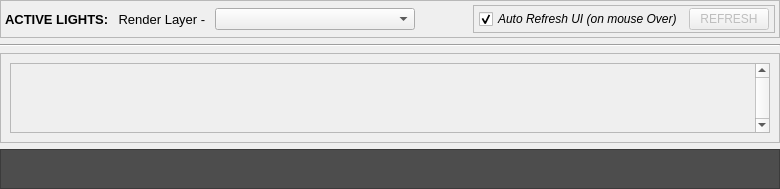
           <widget class="QWidget" name="wgMain" native="true">
            <property name="enabled">
             <bool>true</bool>
            </property>
            <property name="sizePolicy">
             <sizepolicy hsizetype="Maximum" vsizetype="Expanding">
              <horstretch>0</horstretch>
              <verstretch>0</verstretch>
             </sizepolicy>
            </property>
            <property name="maximumSize">
             <size>
              <width>780</width>
              <height>16777215</height>
             </size>
            </property>
            <property name="layoutDirection">
             <enum>Qt::LeftToRight</enum>
            </property>
            <layout class="QVBoxLayout" name="verticalLayout_4">
             <property name="spacing">
              <number>6</number>
             </property>
             <property name="leftMargin">
              <number>0</number>
             </property>
             <property name="topMargin">
              <number>0</number>
             </property>
             <property name="rightMargin">
              <number>0</number>
             </property>
             <property name="bottomMargin">
              <number>0</number>
             </property>
             <item>
              <widget class="QFrame" name="frLayer">
               <property name="sizePolicy">
                <sizepolicy hsizetype="Fixed" vsizetype="Fixed">
                 <horstretch>0</horstretch>
                 <verstretch>0</verstretch>
                </sizepolicy>
               </property>
               <property name="minimumSize">
                <size>
                 <width>0</width>
                 <height>30</height>
                </size>
               </property>
               <property name="maximumSize">
                <size>
                 <width>780</width>
                 <height>60</height>
                </size>
               </property>
               <property name="layoutDirection">
                <enum>Qt::LeftToRight</enum>
               </property>
               <property name="styleSheet">
                <string notr="true"/>
               </property>
               <property name="frameShape">
                <enum>QFrame::StyledPanel</enum>
               </property>
               <property name="frameShadow">
                <enum>QFrame::Raised</enum>
               </property>
               <layout class="QHBoxLayout" name="horizontalLayout_3">
                <property name="spacing">
                 <number>0</number>
                </property>
                <property name="leftMargin">
                 <number>4</number>
                </property>
                <property name="topMargin">
                 <number>4</number>
                </property>
                <property name="rightMargin">
                 <number>4</number>
                </property>
                <property name="bottomMargin">
                 <number>4</number>
                </property>
                <item>
                 <layout class="QHBoxLayout" name="layoutLayer">
                  <property name="spacing">
                   <number>0</number>
                  </property>
                  <item>
                   <widget class="QLabel" name="lblActive">
                    <property name="enabled">
                     <bool>true</bool>
                    </property>
                    <property name="sizePolicy">
                     <sizepolicy hsizetype="Fixed" vsizetype="Preferred">
                      <horstretch>0</horstretch>
                      <verstretch>0</verstretch>
                     </sizepolicy>
                    </property>
                    <property name="minimumSize">
                     <size>
                      <width>110</width>
                      <height>0</height>
                     </size>
                    </property>
                    <property name="maximumSize">
                     <size>
                      <width>200</width>
                      <height>16777215</height>
                     </size>
                    </property>
                    <property name="sizeIncrement">
                     <size>
                      <width>0</width>
                      <height>0</height>
                     </size>
                    </property>
                    <property name="baseSize">
                     <size>
                      <width>0</width>
                      <height>0</height>
                     </size>
                    </property>
                    <property name="font">
                     <font>
                      <pointsize>10</pointsize>
                      <weight>75</weight>
                      <bold>true</bold>
                     </font>
                    </property>
                    <property name="text">
                     <string>ACTIVE LIGHTS: </string>
                    </property>
                    <property name="alignment">
                     <set>Qt::AlignLeading|Qt::AlignLeft|Qt::AlignVCenter</set>
                    </property>
                   </widget>
                  </item>
                  <item>
                   <widget class="QLabel" name="lblRenderLayer">
                    <property name="enabled">
                     <bool>true</bool>
                    </property>
                    <property name="sizePolicy">
                     <sizepolicy hsizetype="Fixed" vsizetype="Preferred">
                      <horstretch>0</horstretch>
                      <verstretch>0</verstretch>
                     </sizepolicy>
                    </property>
                    <property name="minimumSize">
                     <size>
                      <width>100</width>
                      <height>0</height>
                     </size>
                    </property>
                    <property name="maximumSize">
                     <size>
                      <width>100</width>
                      <height>16777215</height>
                     </size>
                    </property>
                    <property name="sizeIncrement">
                     <size>
                      <width>0</width>
                      <height>0</height>
                     </size>
                    </property>
                    <property name="baseSize">
                     <size>
                      <width>0</width>
                      <height>0</height>
                     </size>
                    </property>
                    <property name="font">
                     <font>
                      <pointsize>10</pointsize>
                      <weight>50</weight>
                      <bold>false</bold>
                     </font>
                    </property>
                    <property name="text">
                     <string> Render Layer -   </string>
                    </property>
                    <property name="alignment">
                     <set>Qt::AlignLeading|Qt::AlignLeft|Qt::AlignVCenter</set>
                    </property>
                   </widget>
                  </item>
                  <item>
                   <widget class="QComboBox" name="cbLayers">
                    <property name="sizePolicy">
                     <sizepolicy hsizetype="Minimum" vsizetype="Fixed">
                      <horstretch>0</horstretch>
                      <verstretch>0</verstretch>
                     </sizepolicy>
                    </property>
                    <property name="minimumSize">
                     <size>
                      <width>200</width>
                      <height>0</height>
                     </size>
                    </property>
                    <property name="maximumSize">
                     <size>
                      <width>200</width>
                      <height>16777215</height>
                     </size>
                    </property>
                   </widget>
                  </item>
                  <item>
                   <spacer name="spacerLayers">
                    <property name="orientation">
                     <enum>Qt::Horizontal</enum>
                    </property>
                    <property name="sizeHint" stdset="0">
                     <size>
                      <width>40</width>
                      <height>20</height>
                     </size>
                    </property>
                   </spacer>
                  </item>
                  <item>
                   <widget class="QFrame" name="frame">
                    <property name="sizePolicy">
                     <sizepolicy hsizetype="Preferred" vsizetype="Maximum">
                      <horstretch>0</horstretch>
                      <verstretch>0</verstretch>
                     </sizepolicy>
                    </property>
                    <property name="maximumSize">
                     <size>
                      <width>16777215</width>
                      <height>35</height>
                     </size>
                    </property>
                    <property name="frameShape">
                     <enum>QFrame::StyledPanel</enum>
                    </property>
                    <property name="frameShadow">
                     <enum>QFrame::Sunken</enum>
                    </property>
                    <layout class="QHBoxLayout" name="horizontalLayout_10">
                     <property name="leftMargin">
                      <number>5</number>
                     </property>
                     <property name="topMargin">
                      <number>2</number>
                     </property>
                     <property name="rightMargin">
                      <number>5</number>
                     </property>
                     <property name="bottomMargin">
                      <number>2</number>
                     </property>
                     <item>
                      <widget class="QCheckBox" name="cbxRefresh">
                       <property name="font">
                        <font>
                         <weight>50</weight>
                         <italic>true</italic>
                         <bold>false</bold>
                        </font>
                       </property>
                       <property name="text">
                        <string>Auto Refresh UI (on mouse Over)</string>
                       </property>
                       <property name="checked">
                        <bool>true</bool>
                       </property>
                      </widget>
                     </item>
                     <item>
                      <widget class="QPushButton" name="btnRefresh">
                       <property name="enabled">
                        <bool>false</bool>
                       </property>
                       <property name="text">
                        <string>REFRESH</string>
                       </property>
                      </widget>
                     </item>
                    </layout>
                   </widget>
                  </item>
                 </layout>
                </item>
               </layout>
              </widget>
             </item>
             <item>
              <widget class="Line" name="lineLayer">
               <property name="orientation">
                <enum>Qt::Horizontal</enum>
               </property>
              </widget>
             </item>
             <item>
              <widget class="QFrame" name="frActive">
               <property name="sizePolicy">
                <sizepolicy hsizetype="Fixed" vsizetype="Expanding">
                 <horstretch>0</horstretch>
                 <verstretch>0</verstretch>
                </sizepolicy>
               </property>
               <property name="minimumSize">
                <size>
                 <width>780</width>
                 <height>0</height>
                </size>
               </property>
               <property name="maximumSize">
                <size>
                 <width>780</width>
                 <height>16777215</height>
                </size>
               </property>
               <property name="layoutDirection">
                <enum>Qt::LeftToRight</enum>
               </property>
               <property name="autoFillBackground">
                <bool>true</bool>
               </property>
               <property name="frameShape">
                <enum>QFrame::StyledPanel</enum>
               </property>
               <property name="frameShadow">
                <enum>QFrame::Sunken</enum>
               </property>
               <layout class="QHBoxLayout" name="horizontalLayout_5">
                <item>
                 <widget class="QScrollArea" name="scrActive">
                  <property name="styleSheet">
                   <string notr="true"/>
                  </property>
                  <property name="verticalScrollBarPolicy">
                   <enum>Qt::ScrollBarAlwaysOn</enum>
                  </property>
                  <property name="horizontalScrollBarPolicy">
                   <enum>Qt::ScrollBarAlwaysOff</enum>
                  </property>
                  <property name="widgetResizable">
                   <bool>true</bool>
                  </property>
                  <widget class="QWidget" name="scrlyActive">
                   <property name="geometry">
                    <rect>
                     <x>0</x>
                     <y>0</y>
                     <width>741</width>
                     <height>417</height>
                    </rect>
                   </property>
                   <layout class="QVBoxLayout" name="verticalLayout">
                    <item>
                     <layout class="QVBoxLayout" name="lyActive">
                      <property name="leftMargin">
                       <number>4</number>
                      </property>
                      <property name="topMargin">
                       <number>4</number>
                      </property>
                      <property name="rightMargin">
                       <number>4</number>
                      </property>
                      <property name="bottomMargin">
                       <number>4</number>
                      </property>
                     </layout>
                    </item>
                    <item>
                     <spacer name="activeSpacer">
                      <property name="orientation">
                       <enum>Qt::Vertical</enum>
                      </property>
                      <property name="sizeHint" stdset="0">
                       <size>
                        <width>20</width>
                        <height>40</height>
                       </size>
                      </property>
                     </spacer>
                    </item>
                   </layout>
                  </widget>
                 </widget>
                </item>
               </layout>
              </widget>
             </item>
             <item>
              <widget class="QFrame" name="frPresets">
               <property name="sizePolicy">
                <sizepolicy hsizetype="Fixed" vsizetype="Fixed">
                 <horstretch>0</horstretch>
                 <verstretch>0</verstretch>
                </sizepolicy>
               </property>
               <property name="minimumSize">
                <size>
                 <width>740</width>
                 <height>5</height>
                </size>
               </property>
               <property name="maximumSize">
                <size>
                 <width>780</width>
                 <height>16777215</height>
                </size>
               </property>
               <property name="baseSize">
                <size>
                 <width>0</width>
                 <height>0</height>
                </size>
               </property>
               <property name="layoutDirection">
                <enum>Qt::RightToLeft</enum>
               </property>
               <property name="styleSheet">
                <string notr="true">background-color: rgb(77, 77, 77);
selection-color: rgb(207, 207, 207);
selection-background-color: rgb(207, 207, 207);</string>
               </property>
               <property name="frameShape">
                <enum>QFrame::StyledPanel</enum>
               </property>
               <property name="frameShadow">
                <enum>QFrame::Sunken</enum>
               </property>
               <layout class="QHBoxLayout" name="horizontalLayout">
                <item>
                 <layout class="QHBoxLayout" name="lyPresets">
                  <item>
                   <spacer name="horizontalSpacer">
                    <property name="orientation">
                     <enum>Qt::Horizontal</enum>
                    </property>
                    <property name="sizeHint" stdset="0">
                     <size>
                      <width>40</width>
                      <height>20</height>
                     </size>
                    </property>
                   </spacer>
                  </item>
                 </layout>
                </item>
               </layout>
              </widget>
             </item>
            </layout>
           </widget>
